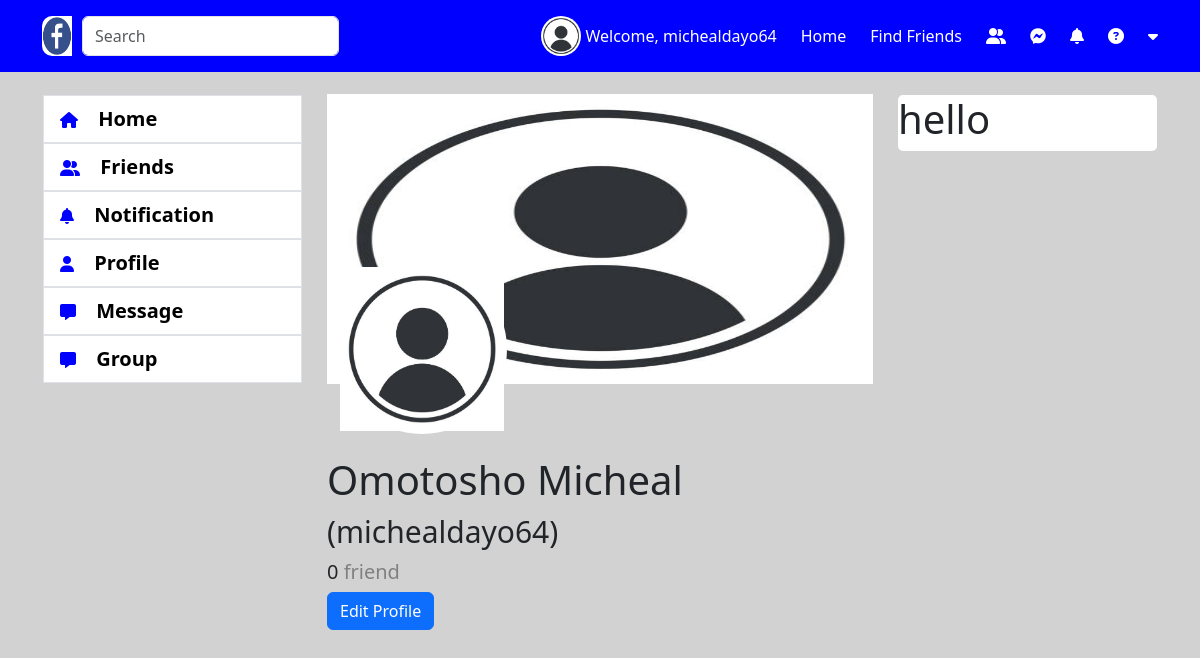
/profile/ (signed in), run on an earlier commit of the app's database.
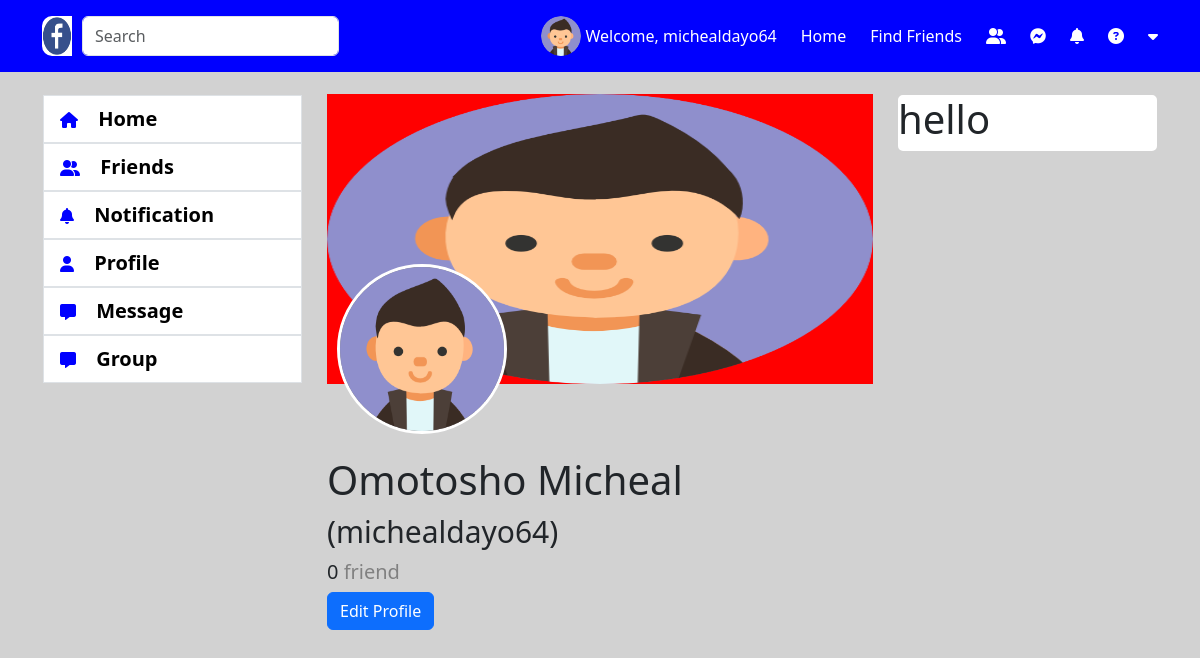
And on a later commit of the database.
### account/models.py (models this page shows, shortened)
class Accounts(AbstractBaseUser):
    email = models.EmailField(verbose_name="email", max_length=60, unique=True)
    username = models.CharField(max_length=30, unique=True)
    date_joined = models.DateTimeField(
        verbose_name='date joined', auto_now_add=True)
    last_login = models.DateTimeField(verbose_name='last login', auto_now=True)
    is_admin = models.BooleanField(default=False)
    is_active = models.BooleanField(default=True)
    is_staff = models.BooleanField(default=False)
    is_superuser = models.BooleanField(default=False)
    profile_image = models.ImageField(max_length=255, upload_to=get_profile_image_filepath,
                                      null=True, blank=True, default=get_default_profile_image)
    hide_email = models.BooleanField(default=True)
    USERNAME_FIELD = 'email'
    REQUIRED_FIELDS = ['username']
    objects = MyAccountManager()

### profile_app/views.py (the view)
# urls.py: path('', profile_index, name="profile-index"),
def profile_index(request):
    user = request.user
    if user.is_authenticated:
        user_id = user.id
        account = get_object_or_404(Accounts, pk=user_id)
        friend_list = FriendsList.objects.get(user=account)
        friends = friend_list.friends.all()
        context = {
            'account': account,
            'friends': friends
        }
    return render(request, 'profile_app/profile.html', context)

### profile_app/templates/profile_app/profile.html (shortened to what this page needs)
{% extends 'base.html' %}
{% block content %}
<br>
    <div class="row">
      <div class="col-3">
        {% include 'snippets/left-menu.html' %}
      </div>
      <div class="col-6">
        <div class="friend-main-image-containter">
          <img src="{{ account.profile_image.url }}" class="" alt="" srcset="">
          <div class="friend-image-container">
              <div>
                  <img src="{{ account.profile_image.url }}" alt="" srcset="">
              </div>
          </div>
      </div>
      <br>
      <br>
      <br>
      <h1>Omotosho Micheal<span style="font-size: 30px;"> ({{ account.username }})</span></h1>
      {% if friends|length == 0 or friends|length == 1 %}
          <h5>{{ friends|length }} <span style="color: gray;">friend</span></h5>
      {% else %}
          <h5>{{ friends|length }} <span style="color: gray;">friends</span></h5>
      {% endif %}
      {% if account.username == request.user.username %}
      <a class="btn btn-primary" href="{% url 'edit-profile' %}">Edit Profile</a>
      {% endif %}
      </div>
      <div class="col-3">
        <div class="card">
            <h1>hello</h1>
        </div>
      </div>
    </div>
{% endblock %}

### templates/snippets/header.html (shortened to what this page needs)
{% load static %}
<nav class="navbar fixed-top" style="background-color: blue;">
    <div class="container d-flex flex-row justify-content-between" id="myheader">
        <div>
            <form class="d-flex" role="search">
                <img src="{% static 'img/fb.jpeg' %}" alt="" srcset="" style="width: 40px; height: 40px; padding-right: 10px; border-radius: 10px;">
                <input class="form-control me-2 w-100" type="search" placeholder="Search" aria-label="Search">
              </form>
        </div>
      <div class="d-flex flex-row align-items-center">
        {% if request.user.is_authenticated %}
        <a href="{% url 'profile-index' %}" class="anch">
        <img class="me-1 profile-pic" src="{{ request.user.profile_image.url }}" alt="">
      </a>
        {% else %}
        <img class="me-1 profile-pic" src="{% static 'img/profile_image.png' %}" alt="">
        {% endif %}
        <a href="{% url 'profile-index' %}" class="anch">
        <p class="me-4 mt-3 text-white">Welcome, {{ request.user.username }}</p>
      </a>
      <a href="{% url 'index' %}" class="anch">
        <p class="me-4 mt-3 text-white">Home</p>
      </a>
      <a href="#" class="anch">
        <p class="me-4 mt-3 text-white">Find Friends</p>
      </a>
      <a href="#" class="anch">
        <i class="fa-solid fa-user-group me-4 text-white"></i>
      </a>
      <a href="#" class="anch">
        <i class="fa-brands fa-facebook-messenger me-4 text-white"></i>
      </a>
      <a href="#" class="anch">
        <i class="fa-solid fa-bell me-4 text-white"></i>
      </a>
      <a href="#" class="anch">
        <i class="fa-solid fa-circle-question me-4 text-white"></i>
      </a>
      <a href="#" id="logout">
        <i class="fa-solid fa-caret-down text-white"></i>
      </a>
      </div>
    </div>
  </nav>

What changed in the data, as far as the page shows it:
changed Accounts "michealdayo64": user.profile_image: a different picture; profile_image: a different picture
